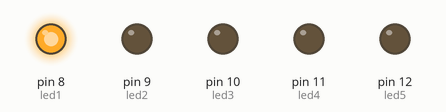
This sketch was run on a simulated Arduino Uno, built with avr-gcc and run on an emulated ATmega328P. Parts: output pins drawn as LEDs (lit = HIGH).

Above: at 0.05 s.
At 0.25 s:
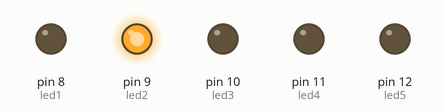
At 0.65 s:
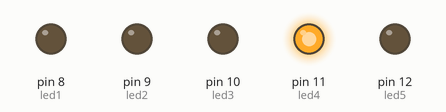
At 0.75 s:
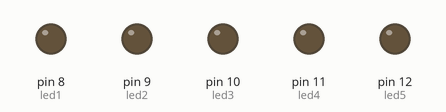
At 1.45 s:
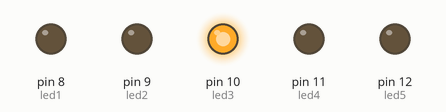
At 2.85 s:
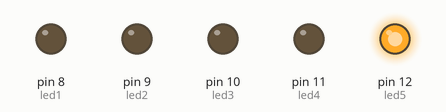
Timing chart, 0 to 3.1 s (numbered marks = the images above):
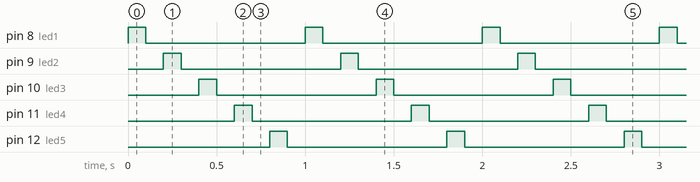

Measured:
- by itself, pin 8 (led1), pin 9 (led2), pin 10 (led3), pin 11 (led4), pin 12 (led5): alternates HIGH for 0.10 s and LOW for 0.90 s
- by itself, everything shown: repeats every 1.0 s, in 10 steps

The sketch:

parpadeovariosled.ino
```cpp
int led1=8;
int led2=9;
int led3=10;
int led4=11;
int led5=12;

void setup(){

  pinMode(led1,OUTPUT);
  pinMode(led2,OUTPUT);
  pinMode(led3,OUTPUT);
  pinMode(led4,OUTPUT);
  pinMode(led5,OUTPUT);
}

void loop(){

 digitalWrite(led1,HIGH);
 delay(100);
 digitalWrite(led1,LOW);
 delay(100);
 digitalWrite(led2,HIGH);
 delay(100);
 digitalWrite(led2,LOW);
 delay(100);
 digitalWrite(led3,HIGH);
 delay(100);
 digitalWrite(led3,LOW);
 delay(100);
 digitalWrite(led4,HIGH);
 delay(100);
 digitalWrite(led4,LOW);
 delay(100);
 digitalWrite(led5,HIGH);
 delay(100);
 digitalWrite(led5,LOW);
 delay(100);
}
```
